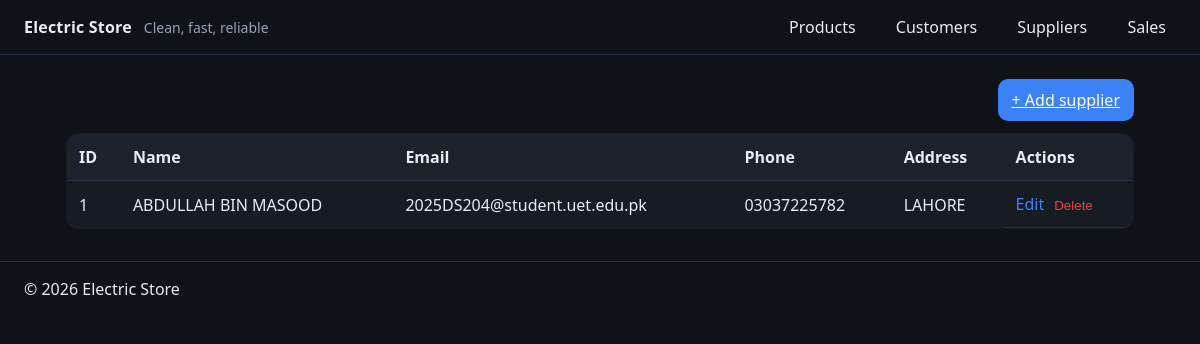
Screenshot of /suppliers/ with the database file from the repository.
### models/__init__.py (models this page shows)
class Supplier(db.Model):
    id = db.Column(db.Integer, primary_key=True)
    name = db.Column(db.String(128), nullable=False)
    contact_email = db.Column(db.String(128))
    phone = db.Column(db.String(64))
    address = db.Column(db.String(256))
    products = db.relationship("Product", backref="supplier", lazy=True)

### routes/suppliers.py (the view)
@suppliers_bp.route("/")
def list_suppliers():
    suppliers = Supplier.query.order_by(Supplier.id.desc()).all()
    return render_template("suppliers/list.html", suppliers=suppliers)

### templates/suppliers/list.html
{% extends "base.html" %}
{% block content %}
<div class="toolbar">
  <a class="btn" href="{{ url_for('suppliers.create_supplier') }}">+ Add supplier</a>
</div>
<table class="table">
  <thead>
    <tr><th>ID</th><th>Name</th><th>Email</th><th>Phone</th><th>Address</th><th>Actions</th></tr>
  </thead>
  <tbody>
    {% for s in suppliers %}
    <tr>
      <td>{{ s.id }}</td>
      <td>{{ s.name }}</td>
      <td>{{ s.contact_email }}</td>
      <td>{{ s.phone }}</td>
      <td>{{ s.address }}</td>
      <td class="actions">
        <a class="link" href="{{ url_for('suppliers.edit_supplier', id=s.id) }}">Edit</a>
        <form method="post" action="{{ url_for('suppliers.delete_supplier', id=s.id) }}" class="inline">
          <button class="link danger" type="submit">Delete</button>
        </form>
      </td>
    </tr>
    {% endfor %}
  </tbody>
</table>
{% endblock %}

### static/css/styles.css (style rules this page uses)
:root { --bg: #0f1216; --card: #171b22; --text: #e7ecf3; --muted: #98a2b3; --accent: #3b82f6; --danger: #ef4444; --border: #263042; }
* { box-sizing: border-box; }
html, body { margin: 0; padding: 0; background: var(--bg); color: var(--text); font-family: system-ui, -apple-system, Segoe UI, Roboto, "Noto Sans", Arial; }
.toolbar { display: flex; justify-content: flex-end; margin-bottom: 12px; }
.btn { background: var(--accent); color: white; border: 0; padding: 10px 14px; border-radius: 10px; cursor: pointer; }
.table { width: 100%; border-collapse: collapse; background: var(--card); border: 1px solid var(--border); border-radius: 12px; overflow: hidden; }
.table th, .table td { padding: 12px; border-bottom: 1px solid var(--border); text-align: left; }
.table thead th { background: #1c222b; font-weight: 600; }
.actions { display: flex; gap: 10px; align-items: center; }
.link { color: var(--accent); text-decoration: none; }
.link.danger { color: var(--danger); background: none; border: 0; padding: 0; cursor: pointer; }
.inline { display: inline; }

### rows the page displays
Supplier: id "1", name "ABDULLAH BIN MASOOD", contact_email "2025DS204@student.uet.edu.pk", phone "03037225782", address "LAHORE"
